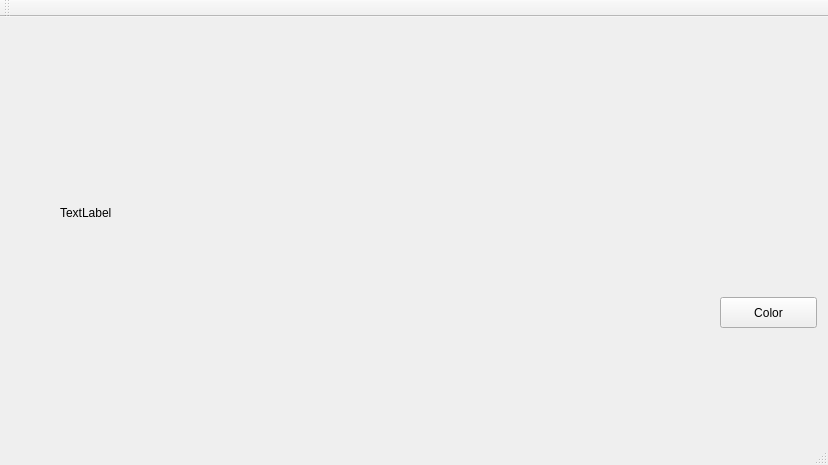
<?xml version="1.0" encoding="UTF-8"?>
<ui version="4.0">
 <class>MainWindow</class>
 <widget class="QMainWindow" name="MainWindow">
  <property name="geometry">
   <rect>
    <x>0</x>
    <y>0</y>
    <width>828</width>
    <height>465</height>
   </rect>
  </property>
  <property name="windowTitle">
   <string>MainWindow</string>
  </property>
  <widget class="QWidget" name="centralWidget">
   <widget class="QLabel" name="label">
    <property name="geometry">
     <rect>
      <x>60</x>
      <y>0</y>
      <width>621</width>
      <height>391</height>
     </rect>
    </property>
    <property name="text">
     <string>TextLabel</string>
    </property>
   </widget>
   <widget class="QPushButton" name="pushButton">
    <property name="geometry">
     <rect>
      <x>720</x>
      <y>280</y>
      <width>97</width>
      <height>31</height>
     </rect>
    </property>
    <property name="text">
     <string>Color</string>
    </property>
   </widget>
  </widget>
  <widget class="QMenuBar" name="menuBar">
   <property name="geometry">
    <rect>
     <x>0</x>
     <y>0</y>
     <width>828</width>
     <height>27</height>
    </rect>
   </property>
  </widget>
  <widget class="QToolBar" name="mainToolBar">
   <attribute name="toolBarArea">
    <enum>TopToolBarArea</enum>
   </attribute>
   <attribute name="toolBarBreak">
    <bool>false</bool>
   </attribute>
  </widget>
  <widget class="QStatusBar" name="statusBar"/>
 </widget>
 <layoutdefault spacing="6" margin="11"/>
 <resources/>
 <connections/>
</ui>
